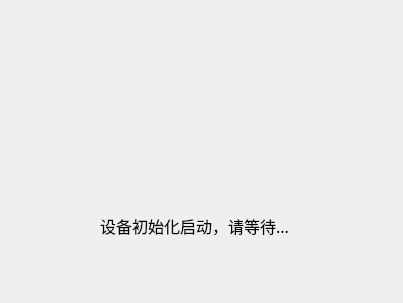
<?xml version="1.0" encoding="UTF-8"?>
<ui version="4.0">
 <class>Initialize</class>
 <widget class="QWidget" name="Initialize">
  <property name="geometry">
   <rect>
    <x>0</x>
    <y>0</y>
    <width>403</width>
    <height>303</height>
   </rect>
  </property>
  <property name="windowTitle">
   <string>Initialize</string>
  </property>
  <widget class="QLabel" name="label">
   <property name="geometry">
    <rect>
     <x>130</x>
     <y>50</y>
     <width>141</width>
     <height>141</height>
    </rect>
   </property>
   <property name="text">
    <string/>
   </property>
   <property name="pixmap">
    <pixmap resource="initialize.qrc">:/新前缀/gnome_clocks_128px_1174945_easyicon.net.png</pixmap>
   </property>
  </widget>
  <widget class="QLabel" name="label_2">
   <property name="geometry">
    <rect>
     <x>100</x>
     <y>200</y>
     <width>261</width>
     <height>51</height>
    </rect>
   </property>
   <property name="font">
    <font>
     <family>新宋体</family>
     <pointsize>12</pointsize>
    </font>
   </property>
   <property name="text">
    <string>设备初始化启动，请等待...</string>
   </property>
  </widget>
 </widget>
 <layoutdefault spacing="6" margin="11"/>
 <resources>
  <include location="initialize.qrc"/>
 </resources>
 <connections/>
</ui>
